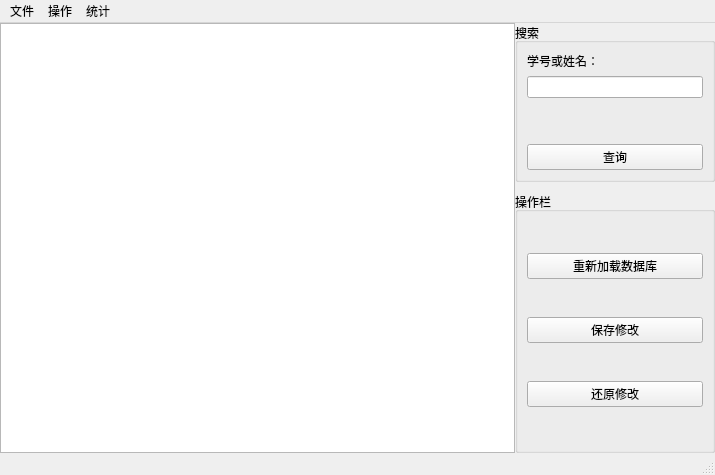
<?xml version="1.0" encoding="UTF-8"?>
<ui version="4.0">
 <class>MainWindow</class>
 <widget class="QMainWindow" name="MainWindow">
  <property name="geometry">
   <rect>
    <x>0</x>
    <y>0</y>
    <width>715</width>
    <height>475</height>
   </rect>
  </property>
  <property name="windowTitle">
   <string>MainWindow</string>
  </property>
  <widget class="QWidget" name="centralwidget">
   <layout class="QHBoxLayout" name="horizontalLayout">
    <property name="spacing">
     <number>0</number>
    </property>
    <property name="leftMargin">
     <number>0</number>
    </property>
    <property name="topMargin">
     <number>0</number>
    </property>
    <property name="rightMargin">
     <number>0</number>
    </property>
    <property name="bottomMargin">
     <number>0</number>
    </property>
    <item>
     <widget class="QTableView" name="tableView">
      <property name="contextMenuPolicy">
       <enum>Qt::CustomContextMenu</enum>
      </property>
      <property name="alternatingRowColors">
       <bool>true</bool>
      </property>
      <property name="selectionMode">
       <enum>QAbstractItemView::SingleSelection</enum>
      </property>
      <property name="selectionBehavior">
       <enum>QAbstractItemView::SelectRows</enum>
      </property>
      <property name="sortingEnabled">
       <bool>true</bool>
      </property>
     </widget>
    </item>
    <item>
     <layout class="QVBoxLayout" name="verticalLayout_2">
      <property name="spacing">
       <number>10</number>
      </property>
      <item>
       <widget class="QGroupBox" name="groupBox_3">
        <property name="sizePolicy">
         <sizepolicy hsizetype="Fixed" vsizetype="Fixed">
          <horstretch>0</horstretch>
          <verstretch>0</verstretch>
         </sizepolicy>
        </property>
        <property name="minimumSize">
         <size>
          <width>200</width>
          <height>150</height>
         </size>
        </property>
        <property name="title">
         <string>搜索</string>
        </property>
        <layout class="QVBoxLayout" name="verticalLayout_3">
         <item>
          <widget class="QLabel" name="label">
           <property name="sizePolicy">
            <sizepolicy hsizetype="Preferred" vsizetype="Fixed">
             <horstretch>0</horstretch>
             <verstretch>0</verstretch>
            </sizepolicy>
           </property>
           <property name="text">
            <string>学号或姓名：</string>
           </property>
          </widget>
         </item>
         <item>
          <widget class="QLineEdit" name="lineEdit_searchValue"/>
         </item>
         <item>
          <spacer name="verticalSpacer">
           <property name="orientation">
            <enum>Qt::Vertical</enum>
           </property>
           <property name="sizeHint" stdset="0">
            <size>
             <width>20</width>
             <height>40</height>
            </size>
           </property>
          </spacer>
         </item>
         <item>
          <widget class="QPushButton" name="pushButton_search">
           <property name="sizePolicy">
            <sizepolicy hsizetype="Expanding" vsizetype="Fixed">
             <horstretch>0</horstretch>
             <verstretch>0</verstretch>
            </sizepolicy>
           </property>
           <property name="text">
            <string>查询</string>
           </property>
          </widget>
         </item>
        </layout>
       </widget>
      </item>
      <item>
       <widget class="QGroupBox" name="groupBox">
        <property name="sizePolicy">
         <sizepolicy hsizetype="Fixed" vsizetype="Preferred">
          <horstretch>0</horstretch>
          <verstretch>0</verstretch>
         </sizepolicy>
        </property>
        <property name="minimumSize">
         <size>
          <width>200</width>
          <height>0</height>
         </size>
        </property>
        <property name="title">
         <string>操作栏</string>
        </property>
        <layout class="QVBoxLayout" name="verticalLayout">
         <item>
          <widget class="QPushButton" name="pushButton_Reload">
           <property name="text">
            <string>重新加载数据库</string>
           </property>
          </widget>
         </item>
         <item>
          <widget class="QPushButton" name="pushButton_Save">
           <property name="sizePolicy">
            <sizepolicy hsizetype="Minimum" vsizetype="Fixed">
             <horstretch>0</horstretch>
             <verstretch>0</verstretch>
            </sizepolicy>
           </property>
           <property name="minimumSize">
            <size>
             <width>0</width>
             <height>0</height>
            </size>
           </property>
           <property name="text">
            <string>保存修改</string>
           </property>
          </widget>
         </item>
         <item>
          <widget class="QPushButton" name="pushButton_Revert">
           <property name="text">
            <string>还原修改</string>
           </property>
          </widget>
         </item>
        </layout>
       </widget>
      </item>
     </layout>
    </item>
   </layout>
  </widget>
  <widget class="QMenuBar" name="menubar">
   <property name="geometry">
    <rect>
     <x>0</x>
     <y>0</y>
     <width>715</width>
     <height>23</height>
    </rect>
   </property>
   <widget class="QMenu" name="menu">
    <property name="title">
     <string>文件</string>
    </property>
    <addaction name="action_openFile"/>
    <addaction name="action_saveFile"/>
    <addaction name="action_saveExcel"/>
   </widget>
   <widget class="QMenu" name="menu_2">
    <property name="title">
     <string>操作</string>
    </property>
    <addaction name="action_addNewLine"/>
   </widget>
   <widget class="QMenu" name="menu_3">
    <property name="title">
     <string>统计</string>
    </property>
    <addaction name="action_showStat"/>
   </widget>
   <addaction name="menu"/>
   <addaction name="menu_2"/>
   <addaction name="menu_3"/>
  </widget>
  <widget class="QStatusBar" name="statusbar"/>
  <action name="action_addNewLine">
   <property name="text">
    <string>添加一行</string>
   </property>
  </action>
  <action name="action_openFile">
   <property name="text">
    <string>打开文件</string>
   </property>
  </action>
  <action name="action_saveFile">
   <property name="text">
    <string>另存为</string>
   </property>
  </action>
  <action name="action_saveExcel">
   <property name="text">
    <string>导出Excel</string>
   </property>
  </action>
  <action name="action_showStat">
   <property name="text">
    <string>显示统计结果</string>
   </property>
  </action>
 </widget>
 <tabstops>
  <tabstop>tableView</tabstop>
 </tabstops>
 <resources/>
 <connections/>
</ui>
